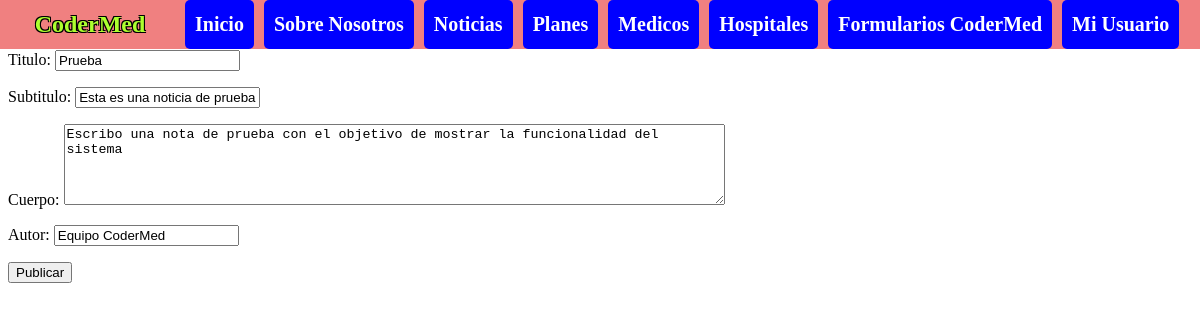
The page /os/editar-articulo/2/ (signed in) on the database its author committed.
### obra_social/models.py (models this page shows, shortened)
class Articulo(models.Model):
    titulo = models.CharField(max_length=50)
    subtitulo = models.CharField(max_length=100)
    cuerpo = models.TextField(blank=False)
    autor = models.CharField(max_length=50)
    fecha = models.DateTimeField(auto_now_add=True)

### obra_social/views.py (the view)
# urls.py: path("editar-articulo/<int:id>/",editar_articulo,name='editar-articulo'),
@login_required
def editar_articulo(request,id):
    articulo = Articulo.objects.get(id=id)
    if request.method == "POST":
        formulario = NuevoArticulo(request.POST)
        if formulario.is_valid():
            data = formulario.cleaned_data
            articulo.titulo = data['titulo']
            articulo.subtitulo = data['subtitulo']
            articulo.cuerpo = data['cuerpo']
            articulo.autor = data['autor']
            articulo.save()
            url_exitosa = reverse('pages')
            return redirect(url_exitosa)
    else:
        inicial = {
            'titulo': articulo.titulo,
            'subtitulo': articulo.subtitulo,
            'cuerpo': articulo.cuerpo,
            'autor': articulo.autor
        }
        formulario = NuevoArticulo(initial=inicial)
    http_response = render(
        request=request,
        template_name='obra_social/nueva-noticia.html',
        context={'formulario': formulario}
    )
    return http_response

### obra_social/forms.py
class NuevoArticulo(forms.Form):
    titulo = forms.CharField(required=True, max_length=50)
    subtitulo = forms.CharField(required=True, max_length=100)
    cuerpo = forms.CharField(required=True, widget=forms.Textarea(attrs={'cols': 80, 'rows': 5}))
    autor = forms.CharField(required=True, initial="Equipo CoderMed")

### obra_social/templates/obra_social/nueva-noticia.html (shortened to what this page needs)
{% extends "base.html" %}
{% block contenido%}
    <form method="post">
        {{formulario.as_p}}
        <input type="submit" value="Publicar">
    </form>
{% endblock contenido%}

### rows shown on the page
Articulo: titulo "Prueba", subtitulo "Esta es una noticia de prueba", cuerpo "Escribo una nota de prueba con el objetivo de mostrar la funcionalidad del sistema", autor "Equipo CoderMed"
